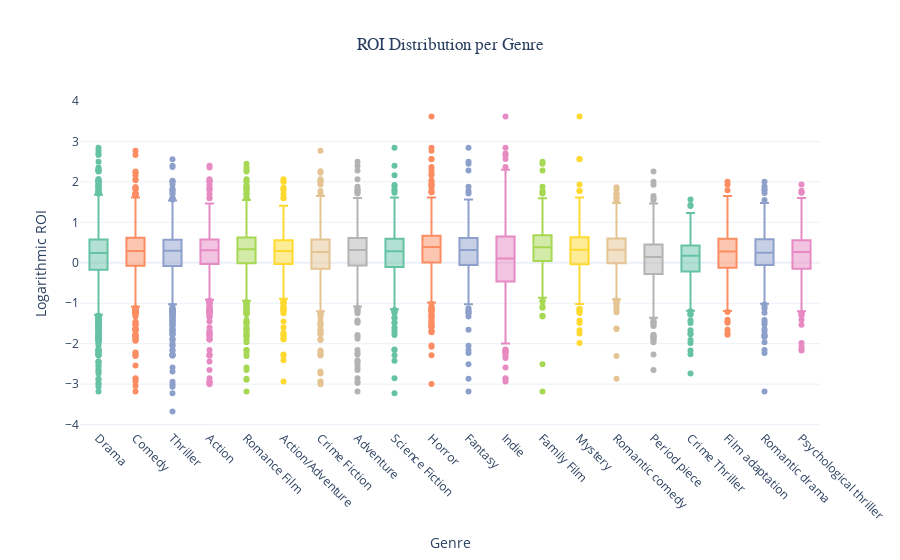

Write notebook code for a chart like this one.
### Markdown cell above
<div class="alert alert-info">
  💡 <strong>Discussion:</strong>

  - As it is shown on the table above, the 5 movies with the highest ROI are all from either the Horror or Indie genre. This suggests that these genres have the potential to deliver exceptional returns.
  - As an extraordinary example, the movie "The Blair Witch Project" had a budget of $60,000 and a revenue of $250,000,000 (these values are before inlation adjustment), resulting in an ROI of ~4143.
</div>

### Code cell
# Filter for top 20 genres
df_budget_exploded = df_budget.explode("genres_list")
genre_counts = df_budget_exploded["genres_list"].value_counts()
top_20_genres = genre_counts.head(20).index.tolist()
df_budget_filtered = df_budget_exploded[
    df_budget_exploded["genres_list"].isin(top_20_genres)
]

df_budget_filtered["log_ROI"] = np.log10(df_budget_filtered["ROI"] + 1)
plot_roi_per_genre_boxplot(df_budget)

### Figure 1 — Plotly figure (JSON) as saved in the notebook; plotly's stock layout.template omitted (floating-point values rounded to 4 significant figures; data arrays with more than 128 entries replaced by an {"elided": "..."} marker saying what was removed)
{"data": [{"alignmentgroup": "True", "hovertemplate": "Genre=%{x}<br>Logarithmic ROI=%{y}<extra></extra>", "legendgroup": "Drama", "marker": {"color": "rgb(102,194,165)"}, "name": "Drama", "notched": false, "offsetgroup": "Drama", "orientation": "v", "showlegend": true, "type": "box", "x": {"elided": "2290 str values"}, "x0": " ", "xaxis": "x", "y": {"elided": "2290 float values"}, "y0": " ", "yaxis": "y"}, {"alignmentgroup": "True", "hovertemplate": "Genre=%{x}<br>Logarithmic ROI=%{y}<extra></extra>", "legendgroup": "Comedy", "marker": {"color": "rgb(252,141,98)"}, "name": "Comedy", "notched": false, "offsetgroup": "Comedy", "orientation": "v", "showlegend": true, "type": "box", "x": {"elided": "1597 str values"}, "x0": " ", "xaxis": "x", "y": {"elided": "1597 float values"}, "y0": " ", "yaxis": "y"}, {"alignmentgroup": "True", "hovertemplate": "Genre=%{x}<br>Logarithmic ROI=%{y}<extra></extra>", "legendgroup": "Thriller", "marker": {"color": "rgb(141,160,203)"}, "name": "Thriller", "notched": false, "offsetgroup": "Thriller", "orientation": "v", "showlegend": true, "type": "box", "x": {"elided": "1436 str values"}, "x0": " ", "xaxis": "x", "y": {"elided": "1436 float values"}, "y0": " ", "yaxis": "y"}, {"alignmentgroup": "True", "hovertemplate": "Genre=%{x}<br>Logarithmic ROI=%{y}<extra></extra>", "legendgroup": "Action", "marker": {"color": "rgb(231,138,195)"}, "name": "Action", "notched": false, "offsetgroup": "Action", "orientation": "v", "showlegend": true, "type": "box", "x": {"elided": "1218 str values"}, "x0": " ", "xaxis": "x", "y": {"elided": "1218 float values"}, "y0": " ", "yaxis": "y"}, {"alignmentgroup": "True", "hovertemplate": "Genre=%{x}<br>Logarithmic ROI=%{y}<extra></extra>", "legendgroup": "Romance Film", "marker": {"color": "rgb(166,216,84)"}, "name": "Romance Film", "notched": false, "offsetgroup": "Romance Film", "orientation": "v", "showlegend": true, "type": "box", "x": {"elided": "1011 str values"}, "x0": " ", "xaxis": "x", "y": {"elided": "1011 float values"}, "y0": " ", "yaxis": "y"}, {"alignmentgroup": "True", "hovertemplate": "Genre=%{x}<br>Logarithmic ROI=%{y}<extra></extra>", "legendgroup": "Action/Adventure", "marker": {"color": "rgb(255,217,47)"}, "name": "Action/Adventure", "notched": false, "offsetgroup": "Action/Adventure", "orientation": "v", "showlegend": true, "type": "box", "x": {"elided": "883 str values"}, "x0": " ", "xaxis": "x", "y": {"elided": "883 float values"}, "y0": " ", "yaxis": "y"}, {"alignmentgroup": "True", "hovertemplate": "Genre=%{x}<br>Logarithmic ROI=%{y}<extra></extra>", "legendgroup": "Crime Fiction", "marker": {"color": "rgb(229,196,148)"}, "name": "Crime Fiction", "notched": false, "offsetgroup": "Crime Fiction", "orientation": "v", "showlegend": true, "type": "box", "x": {"elided": "812 str values"}, "x0": " ", "xaxis": "x", "y": {"elided": "812 float values"}, "y0": " ", "yaxis": "y"}, {"alignmentgroup": "True", "hovertemplate": "Genre=%{x}<br>Logarithmic ROI=%{y}<extra></extra>", "legendgroup": "Adventure", "marker": {"color": "rgb(179,179,179)"}, "name": "Adventure", "notched": false, "offsetgroup": "Adventure", "orientation": "v", "showlegend": true, "type": "box", "x": {"elided": "795 str values"}, "x0": " ", "xaxis": "x", "y": {"elided": "795 float values"}, "y0": " ", "yaxis": "y"}, {"alignmentgroup": "True", "hovertemplate": "Genre=%{x}<br>Logarithmic ROI=%{y}<extra></extra>", "legendgroup": "Science Fiction", "marker": {"color": "rgb(102,194,165)"}, "name": "Science Fiction", "notched": false, "offsetgroup": "Science Fiction", "orientation": "v", "showlegend": true, "type": "box", "x": {"elided": "529 str values"}, "x0": " ", "xaxis": "x", "y": {"elided": "529 float values"}, "y0": " ", "yaxis": "y"}, {"alignmentgroup": "True", "hovertemplate": "Genre=%{x}<br>Logarithmic ROI=%{y}<extra></extra>", "legendgroup": "Horror", "marker": {"color": "rgb(252,141,98)"}, "name": "Horror", "notched": false, "offsetgroup": "Horror", "orientation": "v", "showlegend": true, "type": "box", "x": {"elided": "527 str values"}, "x0": " ", "xaxis": "x", "y": {"elided": "527 float values"}, "y0": " ", "yaxis": "y"}, {"alignmentgroup": "True", "hovertemplate": "Genre=%{x}<br>Logarithmic ROI=%{y}<extra></extra>", "legendgroup": "Fantasy", "marker": {"color": "rgb(141,160,203)"}, "name": "Fantasy", "notched": false, "offsetgroup": "Fantasy", "orientation": "v", "showlegend": true, "type": "box", "x": {"elided": "497 str values"}, "x0": " ", "xaxis": "x", "y": {"elided": "497 float values"}, "y0": " ", "yaxis": "y"}, {"alignmentgroup": "True", "hovertemplate": "Genre=%{x}<br>Logarithmic ROI=%{y}<extra></extra>", "legendgroup": "Indie", "marker": {"color": "rgb(231,138,195)"}, "name": "Indie", "notched": false, "offsetgroup": "Indie", "orientation": "v", "showlegend": true, "type": "box", "x": {"elided": "495 str values"}, "x0": " ", "xaxis": "x", "y": {"elided": "495 float values"}, "y0": " ", "yaxis": "y"}, {"alignmentgroup": "True", "hovertemplate": "Genre=%{x}<br>Logarithmic ROI=%{y}<extra></extra>", "legendgroup": "Family Film", "marker": {"color": "rgb(166,216,84)"}, "name": "Family Film", "notched": false, "offsetgroup": "Family Film", "orientation": "v", "showlegend": true, "type": "box", "x": {"elided": "484 str values"}, "x0": " ", "xaxis": "x", "y": {"elided": "484 float values"}, "y0": " ", "yaxis": "y"}, {"alignmentgroup": "True", "hovertemplate": "Genre=%{x}<br>Logarithmic ROI=%{y}<extra></extra>", "legendgroup": "Mystery", "marker": {"color": "rgb(255,217,47)"}, "name": "Mystery", "notched": false, "offsetgroup": "Mystery", "orientation": "v", "showlegend": true, "type": "box", "x": {"elided": "434 str values"}, "x0": " ", "xaxis": "x", "y": {"elided": "434 float values"}, "y0": " ", "yaxis": "y"}, {"alignmentgroup": "True", "hovertemplate": "Genre=%{x}<br>Logarithmic ROI=%{y}<extra></extra>", "legendgroup": "Romantic comedy", "marker": {"color": "rgb(229,196,148)"}, "name": "Romantic comedy", "notched": false, "offsetgroup": "Romantic comedy", "orientation": "v", "showlegend": true, "type": "box", "x": {"elided": "423 str values"}, "x0": " ", "xaxis": "x", "y": {"elided": "423 float values"}, "y0": " ", "yaxis": "y"}, {"alignmentgroup": "True", "hovertemplate": "Genre=%{x}<br>Logarithmic ROI=%{y}<extra></extra>", "legendgroup": "Period piece", "marker": {"color": "rgb(179,179,179)"}, "name": "Period piece", "notched": false, "offsetgroup": "Period piece", "orientation": "v", "showlegend": true, "type": "box", "x": {"elided": "409 str values"}, "x0": " ", "xaxis": "x", "y": {"elided": "409 float values"}, "y0": " ", "yaxis": "y"}, {"alignmentgroup": "True", "hovertemplate": "Genre=%{x}<br>Logarithmic ROI=%{y}<extra></extra>", "legendgroup": "Crime Thriller", "marker": {"color": "rgb(102,194,165)"}, "name": "Crime Thriller", "notched": false, "offsetgroup": "Crime Thriller", "orientation": "v", "showlegend": true, "type": "box", "x": {"elided": "380 str values"}, "x0": " ", "xaxis": "x", "y": {"elided": "380 float values"}, "y0": " ", "yaxis": "y"}, {"alignmentgroup": "True", "hovertemplate": "Genre=%{x}<br>Logarithmic ROI=%{y}<extra></extra>", "legendgroup": "Film adaptation", "marker": {"color": "rgb(252,141,98)"}, "name": "Film adaptation", "notched": false, "offsetgroup": "Film adaptation", "orientation": "v", "showlegend": true, "type": "box", "x": {"elided": "372 str values"}, "x0": " ", "xaxis": "x", "y": {"elided": "372 float values"}, "y0": " ", "yaxis": "y"}, {"alignmentgroup": "True", "hovertemplate": "Genre=%{x}<br>Logarithmic ROI=%{y}<extra></extra>", "legendgroup": "Romantic drama", "marker": {"color": "rgb(141,160,203)"}, "name": "Romantic drama", "notched": false, "offsetgroup": "Romantic drama", "orientation": "v", "showlegend": true, "type": "box", "x": {"elided": "357 str values"}, "x0": " ", "xaxis": "x", "y": {"elided": "357 float values"}, "y0": " ", "yaxis": "y"}, {"alignmentgroup": "True", "hovertemplate": "Genre=%{x}<br>Logarithmic ROI=%{y}<extra></extra>", "legendgroup": "Psychological thriller", "marker": {"color": "rgb(231,138,195)"}, "name": "Psychological thriller", "notched": false, "offsetgroup": "Psychological thriller", "orientation": "v", "showlegend": true, "type": "box", "x": {"elided": "285 str values"}, "x0": " ", "xaxis": "x", "y": {"elided": "285 float values"}, "y0": " ", "yaxis": "y"}], "layout": {"boxmode": "overlay", "legend": {"title": {"text": "Genre"}, "tracegroupgap": 0}, "showlegend": false, "title": {"font": {"family": "Arial"}, "text": "ROI Distribution per Genre", "x": 0.5}, "xaxis": {"anchor": "y", "categoryarray": ["Drama", "Comedy", "Thriller", "Action", "Romance Film", "Action/Adventure", "Crime Fiction", "Adventure", "Science Fiction", "Horror", "Fantasy", "Indie", "Family Film", "Mystery", "Romantic comedy", "Period piece", "Crime Thriller", "Film adaptation", "Romantic drama", "Psychological thriller"], "categoryorder": "array", "domain": [0, 1], "tickangle": 45, "title": {"text": "Genre"}}, "yaxis": {"anchor": "x", "domain": [0, 1], "title": {"text": "Logarithmic ROI"}}}}
